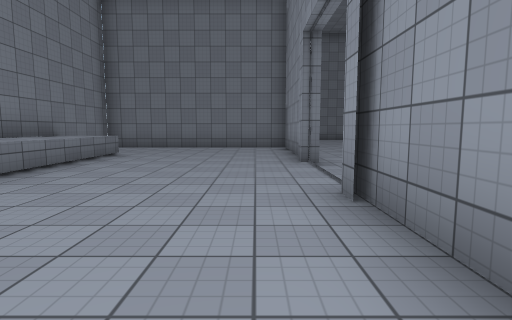
[1] (above)

17 first-person views from a walk through a scene from a Unity 3-D project. The camera is 1.3 m above the floor, tilts 6° down and sees 80° across. The floor is counted in squares, 2 m on a side. Each view is taken from the middle of a square. On the plan, view 1 faces up. The plan holds only what a view shows up to about 10 squares ahead; the rest is blank. The place goes on beyond the plan. The player character is not drawn. Door leaves are left out, so doorways stand open. Surface patterns are stand-ins for the level's own textures.

[2]
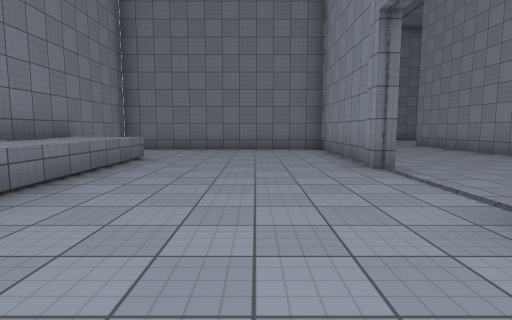

[3]
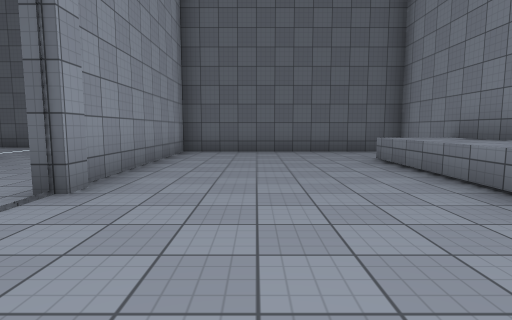

[4]
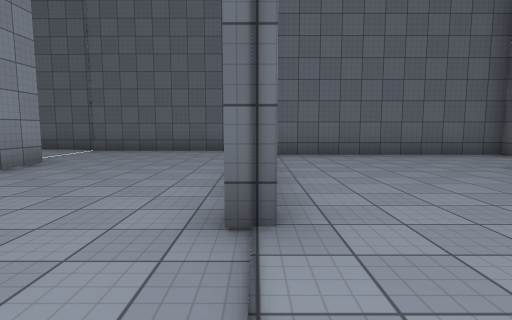

[5]
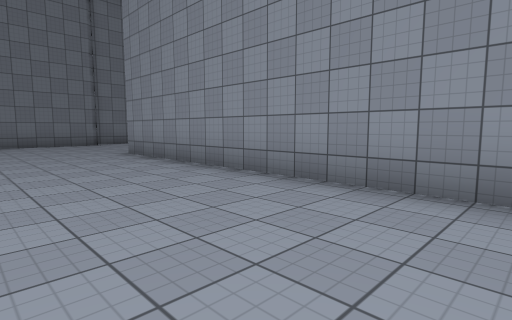

[6]
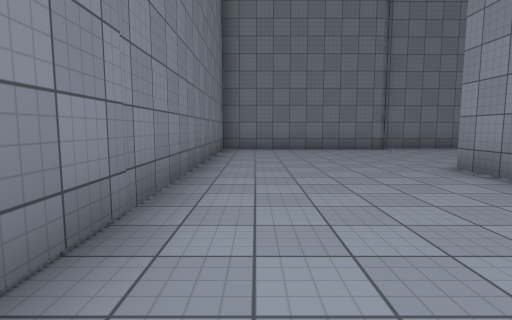

[7]
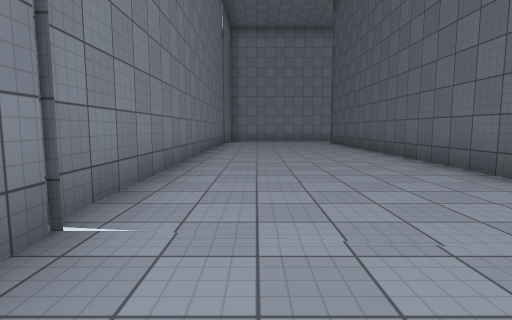

[8]
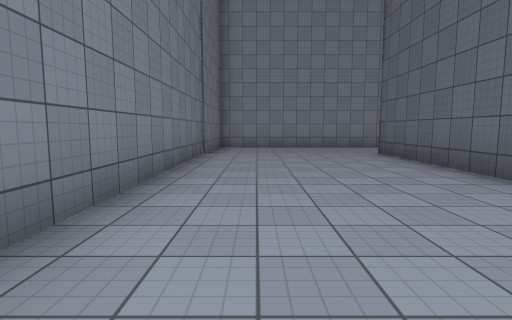

[9]
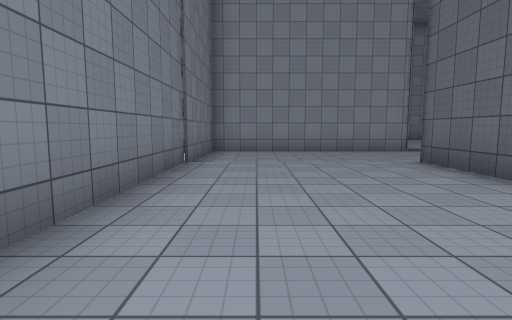

[10]
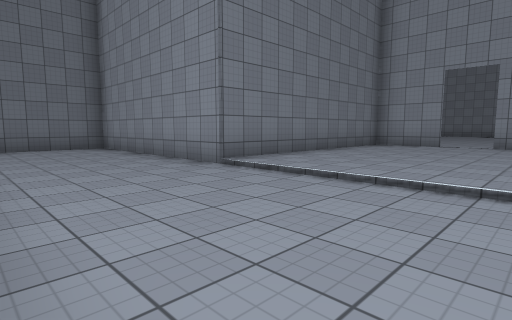

[11]
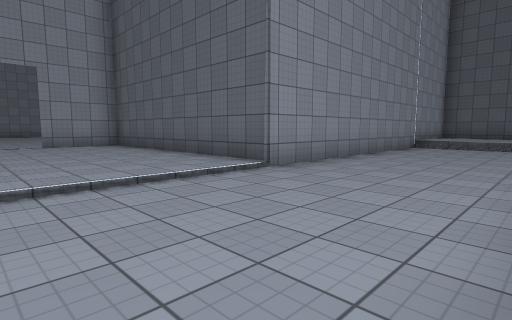

[12]
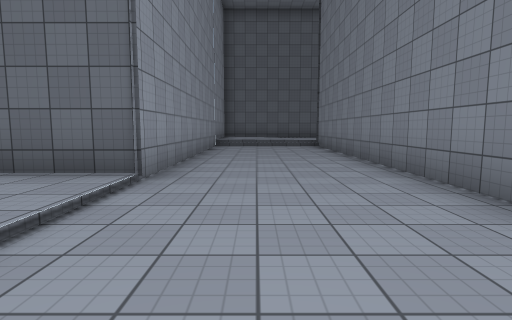

[13]
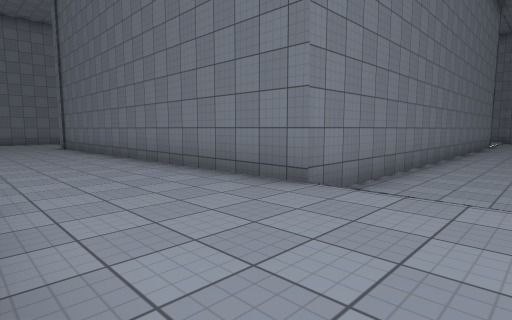

[14]
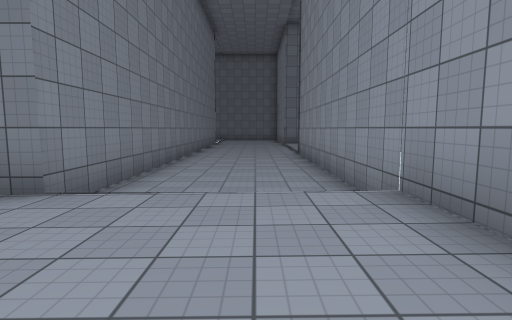

[15]
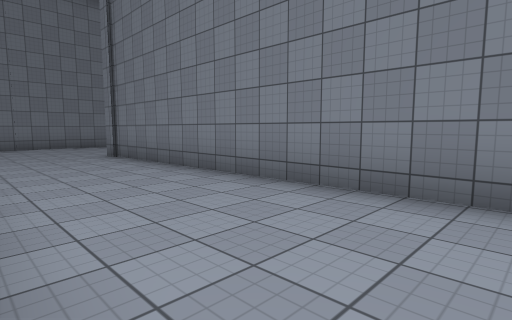

[16]
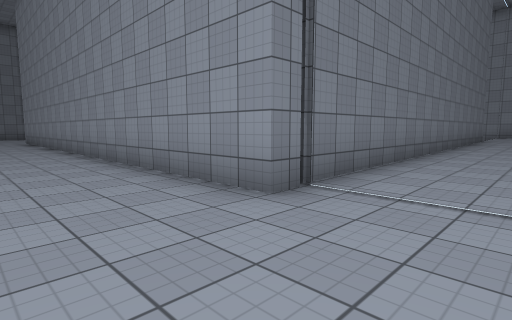

[17]
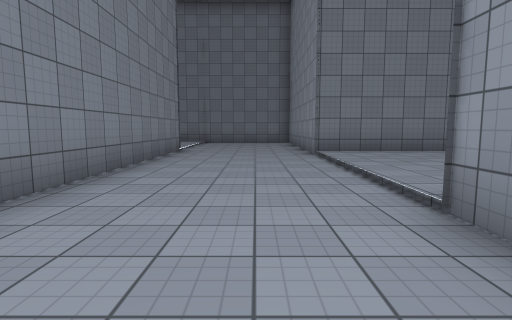

### Floor plan
Key: @ floor where view 1 was taken; # wall or solid block; . main floor; : floor 0.25 m higher than the main floor; - floor 0.25 m lower than the main floor; / step, stairs or slope; D open door; = window, fence, low wall or low ledge.
Columns run from 5 left of view 1 to 27 right of it. Each row starts with its distance up from view 1.
 18       #####################
 17       #.............../---#
 16       #.............../---#
 15       #.............../---#
 14       #.............../---#
 13       #....###########/---#
 12       #....#         #----#######
 11 #######....#         #----......#
 10 #.....#....#         #----......#
  9 #.....#....#         #----......D
  8 #.....#....#         #----......D
  7 #=....#....#         #----......#
  6 #=....#....#         #----#######
  5 #=.........#         #----#
  4 #=.........#         #----#
  3 #=....#....#         #----#
  2 #=....#....#         #----#
  1 #=....#....#         #----#
  0 #=...@#....#         #----#
 -1 #.....#....############///#
 -2 #.....#...........::::::::#
 -3 #######...........::::::::
 -4       #####.. ....:::::::

Positions as (right, up) in squares from view 1, and headings:
1: (0, 0), facing up
2: (-1, 1), facing up
3: (-1, 6), facing down
4: (1, 5), facing down
5: (2, 5), facing up-right
6: (2, 8), facing up
7: (4, 16), facing right
8: (9, 16), facing right
9: (11, 16), facing right
10: (17, 7), facing up-right
11: (17, 10), facing down-right
12: (19, 10), facing down
13: (19, -4), facing up-left
14: (19, -4), facing up
15: (14, -4), facing up-left
16: (3, -3), facing up-right
17: (19, 4), facing up
